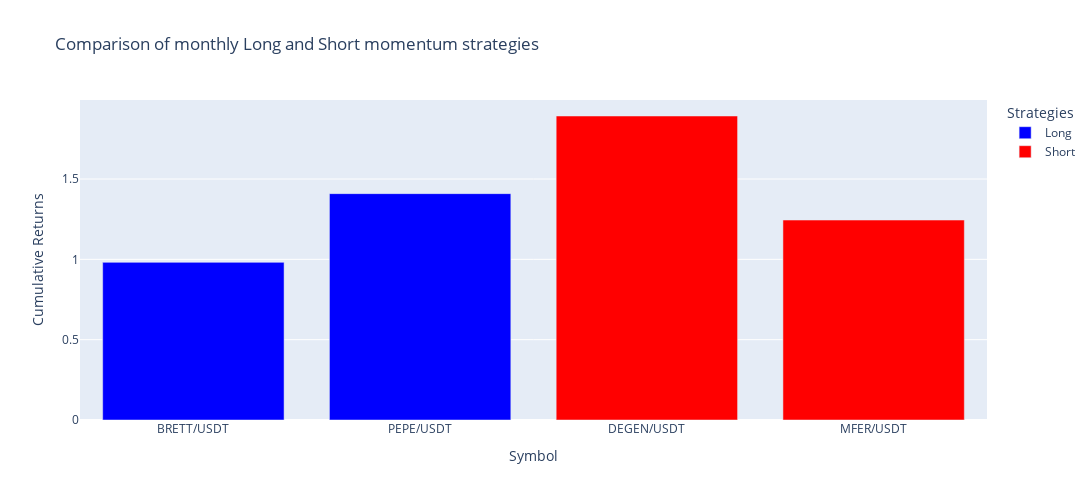

Here is the notebook cell this chart was saved with:
### Code cell
# Comparison of monthly Long and Short momentum strategies
# Initialize an empty figure
fig = go.Figure()

# Add the first strategy (e.g., long strategy)
fig.add_trace(go.Bar(x=long_return_df.index, y=long_return_df.values, marker_color='blue', name="Long"))

# Add the second strategy (e.g., short strategy)
fig.add_trace(go.Bar(x=short_return_df.index, y=short_return_df.values, marker_color='red', name="Short"))

# Update layout for title and axis labels
fig.update_layout(
    title="Comparison of monthly Long and Short momentum strategies",
    width=1400,
    height=500,
    xaxis_title="Symbol",
    yaxis_title="Cumulative Returns",
    legend_title="Strategies",
)

# Show the plot
fig.show()

### Figure 1 — Plotly figure (JSON) as saved in the notebook; plotly's stock layout.template omitted (floating-point values rounded to 4 significant figures)
{"data": [{"marker": {"color": "blue"}, "name": "Long", "type": "bar", "x": ["BRETT/USDT", "PEPE/USDT"], "y": [0.9813, 1.409]}, {"marker": {"color": "red"}, "name": "Short", "type": "bar", "x": ["DEGEN/USDT", "MFER/USDT"], "y": [1.892, 1.245]}], "layout": {"height": 500, "legend": {"title": {"text": "Strategies"}}, "title": {"text": "Comparison of monthly Long and Short momentum strategies"}, "width": 1400, "xaxis": {"title": {"text": "Symbol"}}, "yaxis": {"title": {"text": "Cumulative Returns"}}}}
